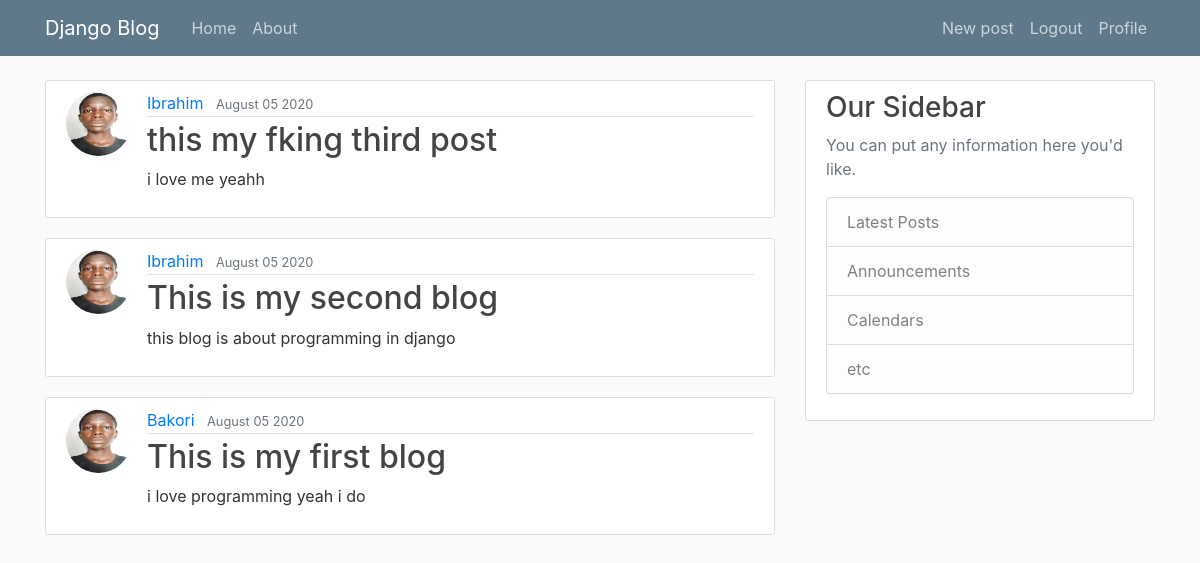
The app's page / (signed in), older data.
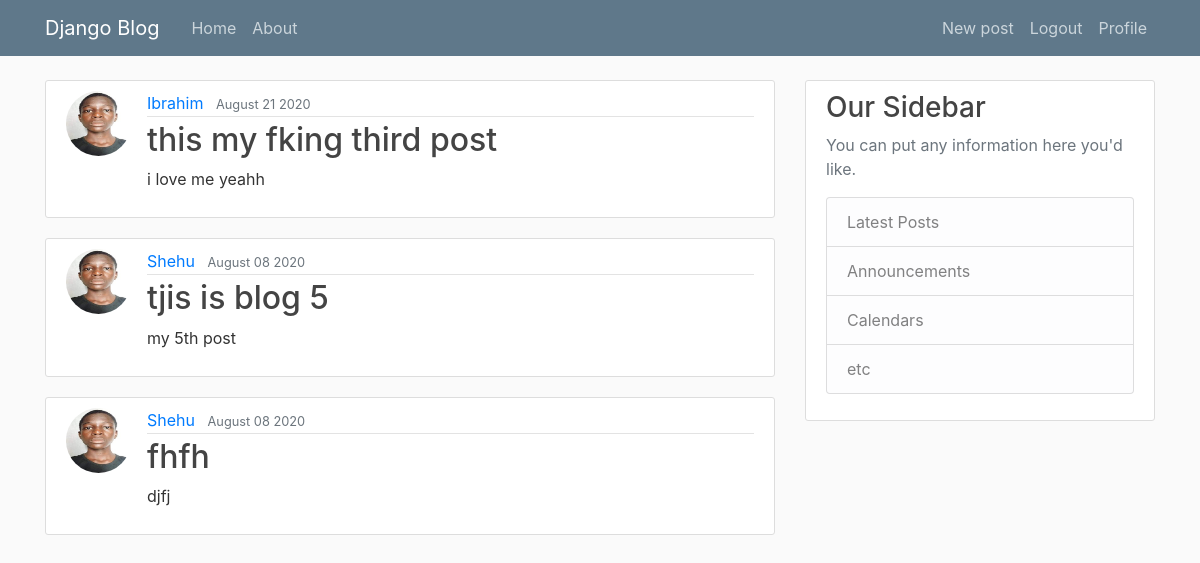
The same page, newer data.
### blog/models.py (models this page shows, shortened)
class Post(models.Model):
    title = models.CharField(max_length=100)
    content = models.TextField()
    date_posted = models.DateTimeField(default=timezone.now)
    author = models.ForeignKey(User, on_delete=models.CASCADE)

### users/models.py (models this page shows, shortened)
class Profile(models.Model):
    user = models.OneToOneField(User,on_delete= models.CASCADE)
    image = models.ImageField(default="default.jpeg",upload_to = "profile_pics")

### blog/views.py (the view)
# urls.py: path("", PostListView.as_view(), name="blog-home"),
class PostListView(LoginRequiredMixin,ListView):
    model = Post
    template_name = "blog/home.html"
    context_object_name = "posts"
    ordering = ["-date_posted"]
    paginate_by = 3

### blog/templates/blog/home.html
{% extends "blog/base.html" %}
{% block content %}
      {%for post in posts%}
      <article class="media content-section">
        <img src="{{post.author.profile.image.url}}" alt="" class="rounded-circle article-img">
        <div class="media-body">
          <div class="article-metadata">
            <a class="mr-2" href="#">{{ post.author }}</a>
            <small class="text-muted">{{ post.date_posted|date:"F d Y"}}</small>
          </div>
          <h2><a class="article-title" href="{% url "post-detail" post.id %}">{{ post.title }}</a></h2>
          <p class="article-content">{{ post.content }}</p>
        </div>
      </article>
      {%endfor%}
{% endblock content %}

### blog/templates/blog/base.html (shortened to what this page needs)
{%load static%}
<!DOCTYPE html>
<html lang="en">
<head>
    <link rel="stylesheet" href="https://maxcdn.bootstrapcdn.com/bootstrap/4.0.0/css/bootstrap.min.css"
>
        <link rel="stylesheet" type="text/css" href="{% static 'blog/main.css'%}">
</head>
<body>
    <header class="site-header">
        <nav class="navbar navbar-expand-md navbar-dark bg-steel fixed-top">
            <div class="container">
                <a class="navbar-brand mr-4" href="/">Django Blog</a>
                <div class="collapse navbar-collapse" id="navbarToggle">
                <div class="collapse navbar-collapse" id="navbarToggle">
                    <div class="navbar-nav mr-auto">
                        <a class="nav-item nav-link" href="{% url 'blog-home' %}">Home</a>
                        <a class="nav-item nav-link" href="{% url 'blog-about' %}">About</a>
                    </div>
                    <div class="navbar-nav">
                      {% if user.is_authenticated %}
                      <a class="nav-item nav-link" href="{% url "post-create" %}">New post</a>
                      <a class="nav-item nav-link" href="{% url "logout" %}">Logout</a>
                      <a class="nav-item nav-link" href="{% url "profile" %}">Profile</a>
                      {% else %}
                        <a class="nav-item nav-link" href="{% url "login" %}">Login</a>
                        <a class="nav-item nav-link" href="{% url "register" %}">Register</a>
                        {% endif %}
                    </div>
                </div>
            </div>
        </nav>
    </header>
    <main role="main" class="container">
        <div class="row">
          <div class="col-md-8">
            {% block content %}{% endblock %}
          </div>
          <div class="col-md-4">
            <div class="content-section">
              <h3>Our Sidebar</h3>
              <p class='text-muted'>You can put any information here you'd like.
                <ul class="list-group">
                  <li class="list-group-item list-group-item-light">Latest Posts</li>
                  <li class="list-group-item list-group-item-light">Announcements</li>
                  <li class="list-group-item list-group-item-light">Calendars</li>
                  <li class="list-group-item list-group-item-light">etc</li>
                </ul>
              </p>
            </div>
          </div>
        </div>
      </main>
</body>
</html>

### blog/static/blog/main.css (style rules this page uses)
body { background: #fafafa; color: #333333; margin-top: 5rem; }
h1, h2, h3, h4, h5, h6 { color: #444444; }
ul { margin: 0; }
.bg-steel { background-color: #5f788a; }
.site-header .navbar-nav .nav-link { color: #cbd5db; }
.content-section { background: #ffffff; padding: 10px 20px; border: 1px solid #dddddd; border-radius: 3px; margin-bottom: 20px; }
.article-title { color: #444444; }
.article-content { white-space: pre-line; }
.article-img { height: 65px; width: 65px; margin-right: 16px; }
.article-metadata { padding-bottom: 1px; margin-bottom: 4px; border-bottom: 1px solid #e3e3e3 }

Row changes from the older to the newer data that the page shows:
no longer on this page (row edited): Post: author.profile.image (placeholder picture), author "Ibrahim", date_posted "August 05 2020", title "This is my second blog", content "this blog is about programming in django"
no longer on this page (row unchanged): Post: author.profile.image (placeholder picture), author "Bakori", date_posted "August 05 2020", title "This is my first blog", content "i love programming yeah i do"
changed Post "this my fking third post": date_posted "August 05 2020" → "August 21 2020"
added Post: author.profile.image (placeholder picture), author "Shehu", date_posted "August 08 2020", title "tjis is blog 5", content "my 5th post"
added Post: author.profile.image (placeholder picture), author "Shehu", date_posted "August 08 2020", title "fhfh", content "djfj"
